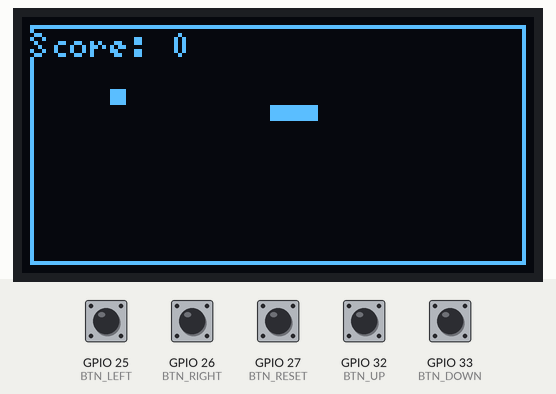
Recording of a sketch running on a simulated ESP32. On the bench: 128×64 one-colour display. The inputs (shaded band) are chosen by the test bench; at power-on: GPIO 25 (BTN_LEFT), GPIO 26 (BTN_RIGHT), GPIO 27 (BTN_RESET), GPIO 32 (BTN_UP), GPIO 33 (BTN_DOWN) HIGH. Random numbers use the default seed unless the sketch sets one.

Above: at 1.2 s.
1.3 s: GPIO 27 (BTN_RESET) pulled LOW for 1 s
At 1.77 s:
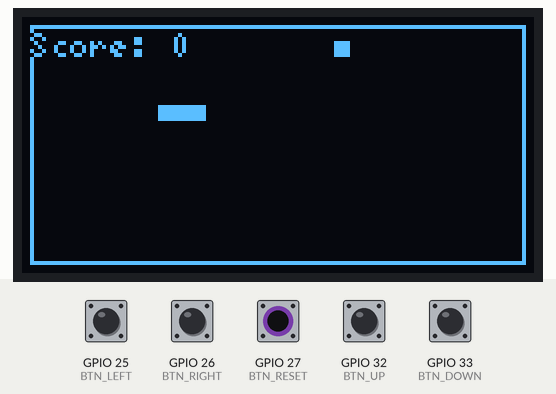
2.9 s: GPIO 32 (BTN_UP) pulled LOW for 0.15 s
At 3.03 s:
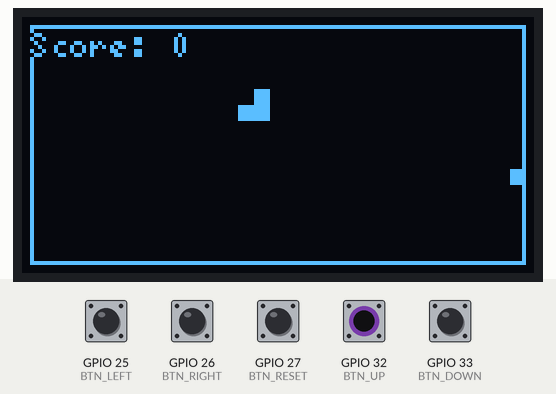
3.6 s: GPIO 25 (BTN_LEFT) pulled LOW for 0.15 s
At 3.8 s:
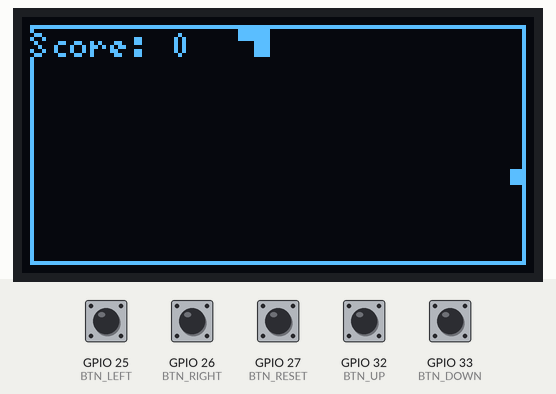
4.3 s: GPIO 33 (BTN_DOWN) pulled LOW for 0.15 s
At 4.42 s:
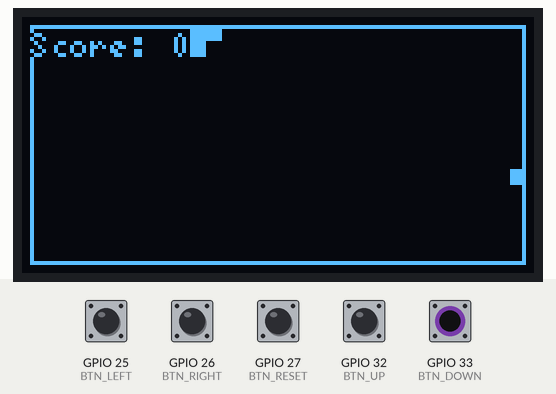
5.0 s: GPIO 26 (BTN_RIGHT) pulled LOW for 0.15 s
At 5.19 s:
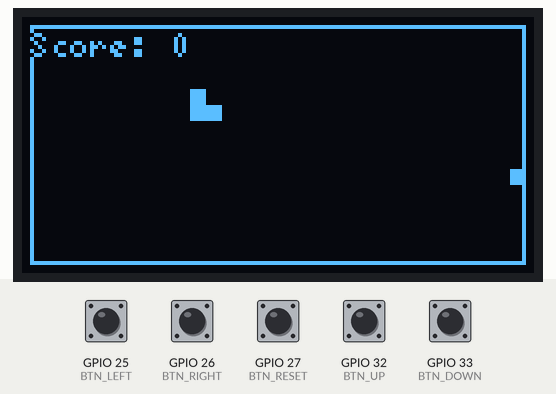
5.7 s: GPIO 27 (BTN_RESET) pulled LOW for 0.15 s
At 5.96 s:
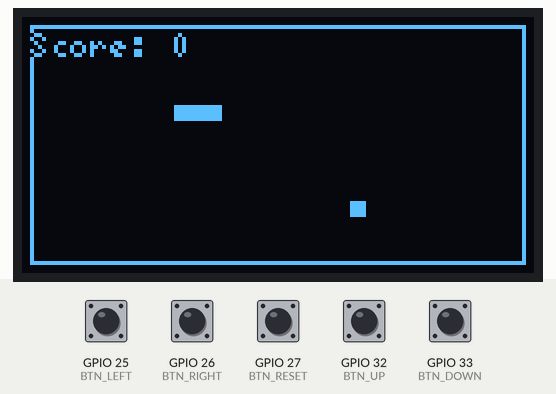
Timing chart, 0 to 8.7 s (numbered marks = the images above; inputs shaded):
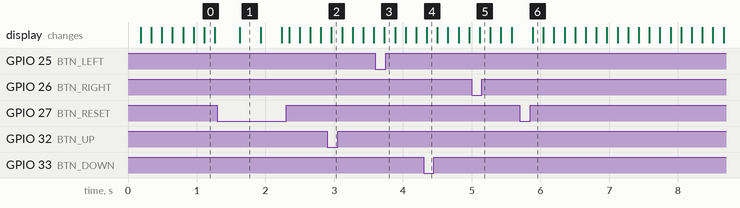

The sketch:

code.ino
```cpp
#include <U8g2lib.h>
#include <Wire.h>

// OLED: 1.3" SSD1306 I2C
U8G2_SSD1306_128X64_NONAME_F_HW_I2C u8g2(U8G2_R0, /* reset=*/ U8X8_PIN_NONE);

// Buttons
#define BTN_UP     32
#define BTN_DOWN   33
#define BTN_LEFT   25
#define BTN_RIGHT  26
#define BTN_RESET  27

// Grid & Layout
#define GRID_SIZE 4
#define MAX_LENGTH 100
#define BORDER 2
#define PLAY_COLS ((128 - BORDER * 2) / GRID_SIZE)  // 31
#define PLAY_ROWS ((64  - BORDER * 2) / GRID_SIZE)  // 15
#define PLAY_WIDTH  (PLAY_COLS * GRID_SIZE)         // 124
#define PLAY_HEIGHT (PLAY_ROWS * GRID_SIZE)         // 60

// Snake state
int snakeX[MAX_LENGTH], snakeY[MAX_LENGTH];
int snakeLength = 3;
int dirX = GRID_SIZE, dirY = 0;
bool gameOver = false;
int score = 0;

// Food
int foodX, foodY;

// Timing
unsigned long lastMove = 0;
int moveDelay = 150;

void setupButtons() {
  pinMode(BTN_UP, INPUT_PULLUP);
  pinMode(BTN_DOWN, INPUT_PULLUP);
  pinMode(BTN_LEFT, INPUT_PULLUP);
  pinMode(BTN_RIGHT, INPUT_PULLUP);
  pinMode(BTN_RESET, INPUT_PULLUP);
}

void setup() {
  u8g2.begin();
  setupButtons();
  resetGame();
  randomSeed(analogRead(0));
}

void resetGame() {
  snakeLength = 3;
  score = 0;
  for (int i = 0; i < snakeLength; i++) {
    snakeX[i] = BORDER + 40 - i * GRID_SIZE;
    snakeY[i] = BORDER + 20;
  }
  dirX = GRID_SIZE;
  dirY = 0;
  gameOver = false;
  spawnFood();
}

void spawnFood() {
  foodX = BORDER + (random(0, PLAY_COLS)) * GRID_SIZE;
  foodY = BORDER + (random(0, PLAY_ROWS)) * GRID_SIZE;
}

void checkButtons() {
  if (!digitalRead(BTN_UP) && dirY == 0) {
    dirX = 0; dirY = -GRID_SIZE;
  } else if (!digitalRead(BTN_DOWN) && dirY == 0) {
    dirX = 0; dirY = GRID_SIZE;
  } else if (!digitalRead(BTN_LEFT) && dirX == 0) {
    dirX = -GRID_SIZE; dirY = 0;
  } else if (!digitalRead(BTN_RIGHT) && dirX == 0) {
    dirX = GRID_SIZE; dirY = 0;
  } else if (!digitalRead(BTN_RESET)) {
    resetGame();
  }
}

void moveSnake() {
  for (int i = snakeLength - 1; i > 0; i--) {
    snakeX[i] = snakeX[i - 1];
    snakeY[i] = snakeY[i - 1];
  }

  snakeX[0] += dirX;
  snakeY[0] += dirY;

  // Border collision
  if (snakeX[0] < BORDER || snakeX[0] >= (BORDER + PLAY_WIDTH) ||
      snakeY[0] < BORDER || snakeY[0] >= (BORDER + PLAY_HEIGHT)) {
    gameOver = true;
    return;
  }

  // Self collision
  for (int i = 1; i < snakeLength; i++) {
    if (snakeX[0] == snakeX[i] && snakeY[0] == snakeY[i]) {
      gameOver = true;
      return;
    }
  }

  // Eat food
  if (snakeX[0] == foodX && snakeY[0] == foodY) {
    if (snakeLength < MAX_LENGTH) {
      snakeLength++;
      score++;
    }
    spawnFood();
  }
}

void drawGame() {
  u8g2.clearBuffer();

  // Border
  u8g2.drawFrame(BORDER, BORDER, PLAY_WIDTH, PLAY_HEIGHT);

  if (gameOver) {
    u8g2.setFont(u8g2_font_ncenB08_tr);
    u8g2.drawStr(30, 28, "GAME OVER");
    u8g2.setFont(u8g2_font_5x8_tr);
    u8g2.drawStr(20, 46, "Press RESET to play");
  } else {
    // Snake
    for (int i = 0; i < snakeLength; i++) {
      u8g2.drawBox(snakeX[i], snakeY[i], GRID_SIZE, GRID_SIZE);
    }

    // Food
    u8g2.drawBox(foodX, foodY, GRID_SIZE, GRID_SIZE);

    // Score
    u8g2.setFont(u8g2_font_5x8_tr);
    u8g2.setCursor(2, 10);
    u8g2.print("Score: ");
    u8g2.print(score);
  }

  u8g2.sendBuffer();
}

void loop() {
  checkButtons();

  if (!gameOver && millis() - lastMove > moveDelay) {
    moveSnake();
    lastMove = millis();
  }

  drawGame();
}
```
